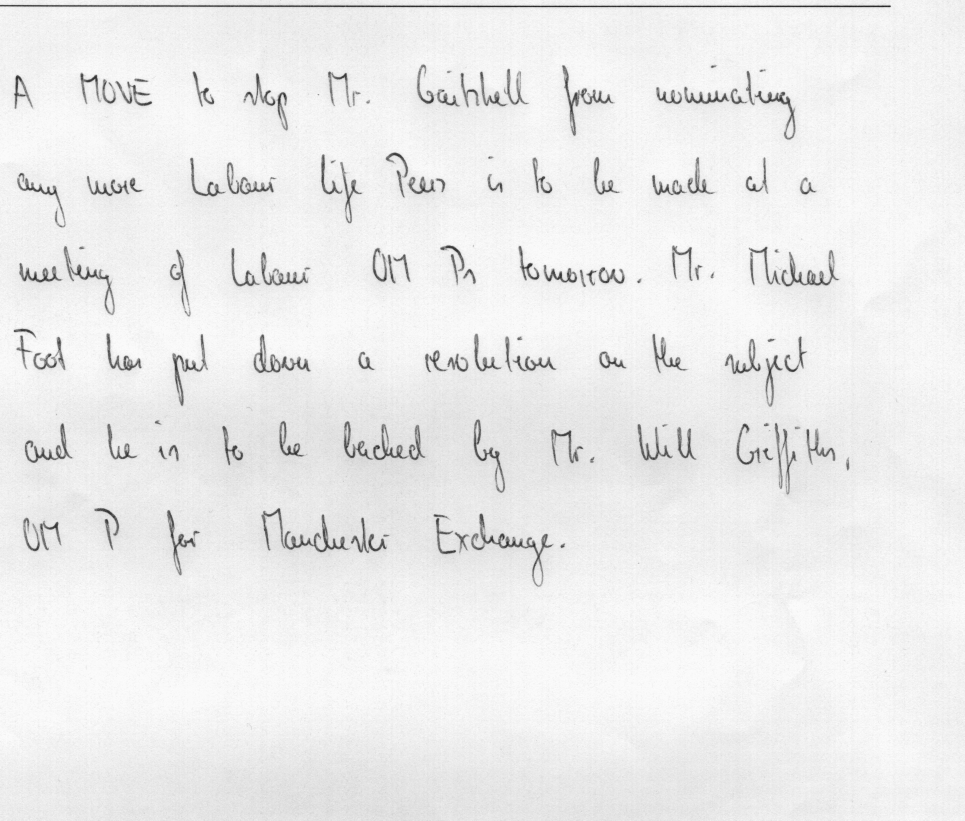
#> input picture test/new1200.jpg, 1929 x 1641 px (shown at 1/2 size)
$ python -i page.py   (imports and definitions only)
#> lines starting #> are read from the running program, lines starting #| are printed output that depends on the picture; after the words box and inside, x2 and y2 are one past the last pixel; in counts of white or black regions, pixels touching at a corner belong together
### src/helpers.py
# -*- coding: utf-8 -*-
"""
Helper functions for ocr project
"""
import matplotlib.pyplot as plt
import numpy as np
import cv2


SMALL_HEIGHT = 800


# [5 lines left out: function implt, not called in this run]


def resize(img, height=SMALL_HEIGHT, allways=False):
    """Resize image to given height."""
    if img.shape[0] > height or allways:
        rat = height / img.shape[0]
        return cv2.resize(img, (int(rat * img.shape[1]), height))

    return img


def ratio(img, height=SMALL_HEIGHT):
    """Getting scale ratio."""
    return img.shape[0] / height


# [12 lines left out: function img_extend, not called in this run]

### src/page.py
# -*- coding: utf-8 -*-
"""
Crop background and transform perspective from the photo of page
"""
from helpers import *


def detection(image):
    """Finding Page."""
    # Edge detection
    image_edges = _edges_detection(image, 200, 250)

    # Close gaps between edges (double page clouse => rectangle kernel)
    closed_edges = cv2.morphologyEx(image_edges,
                                    cv2.MORPH_CLOSE,
                                    np.ones((5, 11)))
    # Countours
    page_contour = _find_page_contours(closed_edges, resize(image))
    # Recalculate to original scale
    page_contour = page_contour.dot(ratio(image))
    # Transform prespective
    new_image = _persp_transform(image, page_contour)
    return new_image


def _edges_detection(img, minVal, maxVal):
    """Preprocessing (gray, thresh, filter, border) + Canny edge detection."""
    img = cv2.cvtColor(resize(img), cv2.COLOR_BGR2GRAY)

    img = cv2.bilateralFilter(img, 9, 75, 75)
    img = cv2.adaptiveThreshold(img, 255,
                                cv2.ADAPTIVE_THRESH_GAUSSIAN_C,
                                cv2.THRESH_BINARY, 115, 4)

    # Median blur replace center pixel by median of pixels under kelner
    # => removes thin details
    img = cv2.medianBlur(img, 11)

    # Add black border - detection of border touching pages
    img = cv2.copyMakeBorder(img, 5, 5, 5, 5,
                             cv2.BORDER_CONSTANT,
                             value=[0, 0, 0])
    return cv2.Canny(img, minVal, maxVal)


def _four_corners_sort(pts):
    """Sort corners in order: top-left, bot-left, bot-right, top-right."""
    diff = np.diff(pts, axis=1)
    summ = pts.sum(axis=1)
    return np.array([pts[np.argmin(summ)],
                     pts[np.argmax(diff)],
                     pts[np.argmax(summ)],
                     pts[np.argmin(diff)]])


def _contour_offset(cnt, offset):
    """Offset contour because of 5px border."""
    cnt += offset
    cnt[cnt < 0] = 0
    return cnt


def _find_page_contours(edges, img):
    """Finding corner points of page contour."""
    contours, hierarchy = cv2.findContours(edges, cv2.RETR_TREE, cv2.CHAIN_APPROX_SIMPLE)

    # Finding biggest rectangle otherwise return original corners
    height = edges.shape[0]
    width = edges.shape[1]
    MIN_COUNTOUR_AREA = height * width * 0.5
    MAX_COUNTOUR_AREA = (width - 10) * (height - 10)

    max_area = MIN_COUNTOUR_AREA
    page_contour = np.array([[0, 0],
                             [0, height - 5],
                             [width - 5, height - 5],
                             [width - 5, 0]])

    for cnt in contours:
        perimeter = cv2.arcLength(cnt, True)
        approx = cv2.approxPolyDP(cnt, 0.03 * perimeter, True)

        # Page has 4 corners and it is convex
        if (len(approx) == 4 and
                cv2.isContourConvex(approx) and
                max_area < cv2.contourArea(approx) < MAX_COUNTOUR_AREA):
            max_area = cv2.contourArea(approx)
            page_contour = approx[:, 0]

    # Sort corners and offset them
    page_contour = _four_corners_sort(page_contour)
    return _contour_offset(page_contour, (-5, -5))


def _persp_transform(img, s_points):
    """Transform perspective from start points to target points."""
    # Euclidean distance - calculate maximum height and width
    height = max(np.linalg.norm(s_points[0] - s_points[1]),
                 np.linalg.norm(s_points[2] - s_points[3]))
    width = max(np.linalg.norm(s_points[1] - s_points[2]),
                np.linalg.norm(s_points[3] - s_points[0]))

    # Create target points
    t_points = np.array([[0, 0],
                         [0, height],
                         [width, height],
                         [width, 0]], np.float32)

    # getPerspectiveTransform() needs float32
    if s_points.dtype != np.float32:
        s_points = s_points.astype(np.float32)

    M = cv2.getPerspectiveTransform(s_points, t_points)
    return cv2.warpPerspective(img, M, (int(width), int(height)))

>>> import cv2
>>> picture = cv2.imread('../test/new1200.jpg')
#> picture is the input picture: shape (1641, 1929, 3); min 22, max 255, mean 236.1
>>> result = detection(picture)
#> in _edges_detection, `img = cv2.adaptiveThreshold(img, 255, cv2.ADAPTIVE_THRESH_GAUSSIAN_C, ..`:
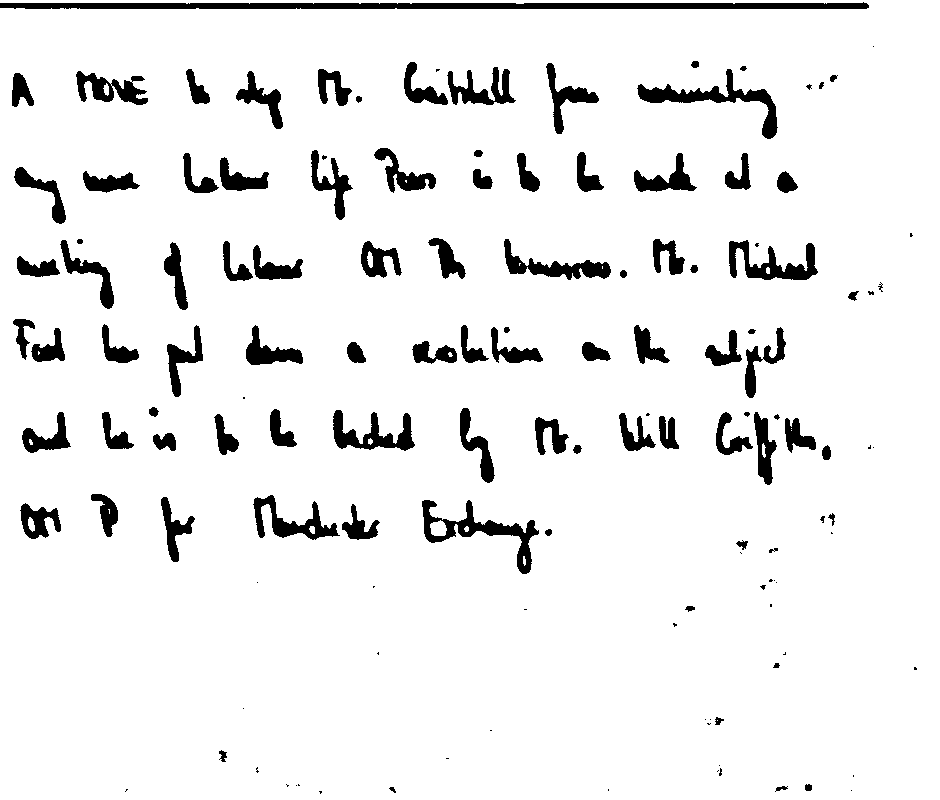
#> img: shape (800, 940); 92.8% white; 137 black regions (43 under 20 px), largest, box (x1, y1, x2, y2) and area: (0, 2, 869, 9) 5143, (422, 500, 539, 574) 2066, (637, 69, 778, 139) 2037
#> in _edges_detection, `img = cv2.medianBlur(img, 11)`: img: shape (800, 940); 93.4% white; 73 black regions (3 under 20 px), largest, box (x1, y1, x2, y2) and area: (78, 3, 516, 9) 2628, (524, 3, 864, 9) 2040, (422, 500, 537, 573) 2034
#> in _edges_detection, `img = cv2.copyMakeBorder(img, 5, 5, 5, 5, cv2.BORDER_CONSTANT, value=[..`:
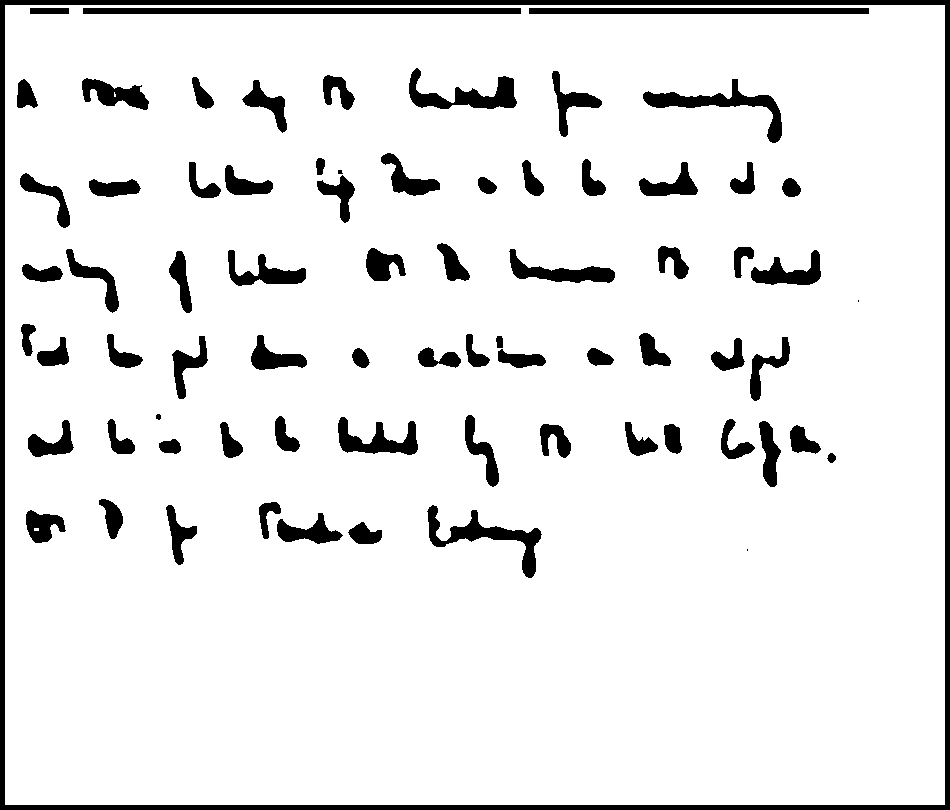
#> img: shape (810, 950); 91.2% white; 74 black regions (3 under 20 px), largest, box (x1, y1, x2, y2) and area: (0, 0, 950, 810) 17500, (83, 8, 521, 14) 2628, (529, 8, 869, 14) 2040
#> in _edges_detection, `return cv2.Canny(img, minVal, maxVal)`:
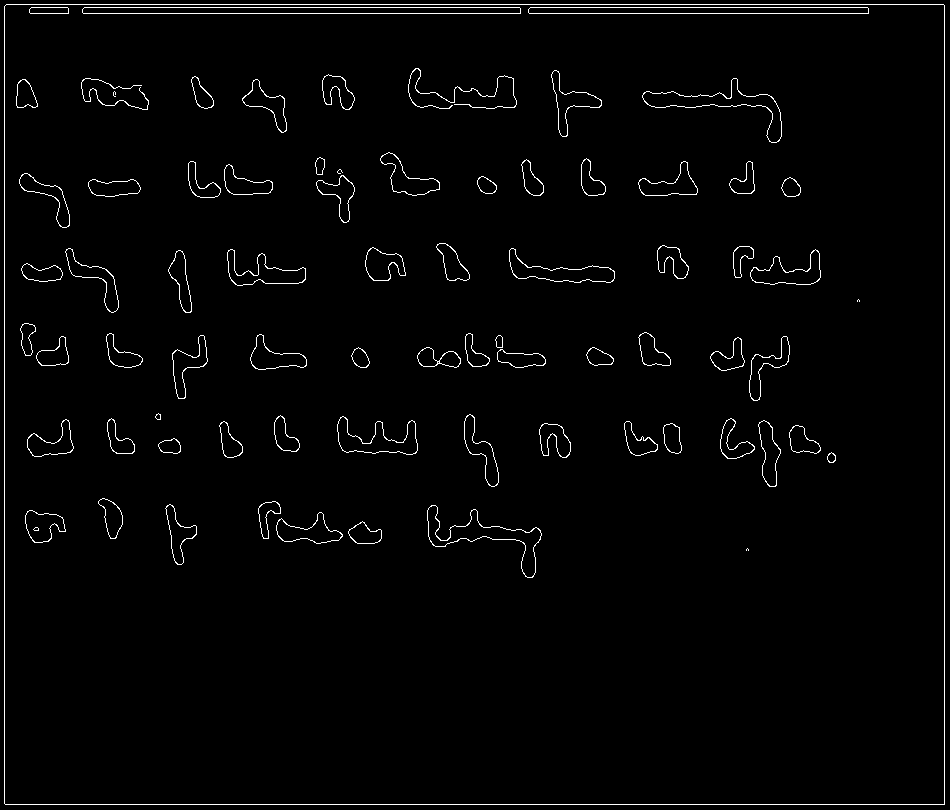
#> returned value: shape (810, 950); 1.9% white in thin lines or dots
#> in detection, `closed_edges = cv2.morphologyEx(image_edges, cv2.MORPH_CLOSE, np.ones(..`:
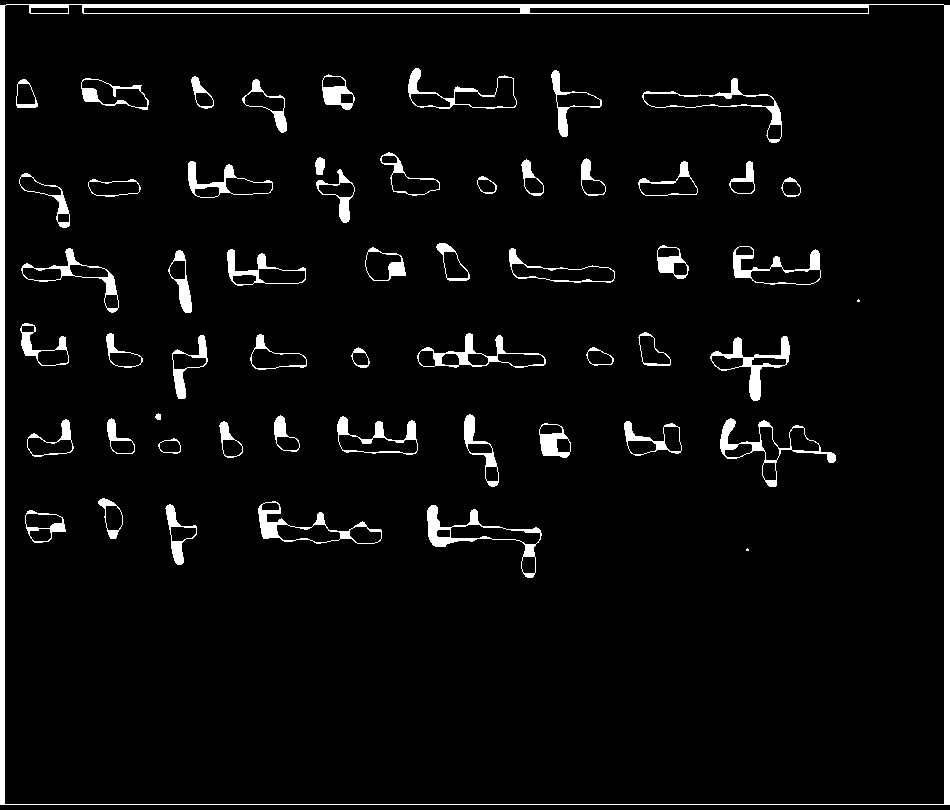
#> closed_edges: shape (810, 950); 4.9% white; 56 white regions (2 under 20 px)
#> in _find_page_contours, `contours, hierarchy = cv2.findContours(edges, cv2.RETR_TREE, cv2.CHAIN..`: contours = 138 contours, 2 with area under 20; largest, box (x1, y1, x2, y2) and area: (0, 4, 950, 805) 759189, (4, 4, 945, 805) 744570, (83, 7, 521, 14) 2620, (427, 505, 542, 578) 2288, (720, 418, 836, 487) 2142
#> the loop in _find_page_contours, `for cnt in contours:` made 138 passes
#> (perimeter, max_area, page_contour) on pass 5: (3509.6, 749793, [[4, 6], [943, 4], [944, 803], [5, 804]])
#> perimeter on passes 6, 7, 8, 9, 10, 12: 6.83, 128.2, 62.38, 95.21, 397.7, 40.49
#> after the loop in _find_page_contours, `for cnt in contours:`: max_area = 749793
#> in _four_corners_sort, `diff = np.diff(pts, axis=1)`: diff = [2, -939, -141, 799]
#> in _four_corners_sort, `summ = pts.sum(axis=1)`: summ = [10, 947, 1747, 809]
#> in _find_page_contours, `page_contour = _four_corners_sort(page_contour)`: page_contour = [[4, 6], [5, 804], [944, 803], [943, 4]]
#> in _contour_offset, `cnt += offset`: cnt = [[-1, 1], [0, 799], [939, 798], [938, -1]]
#> in detection, `page_contour = _find_page_contours(closed_edges, resize(image))`: page_contour = [[0, 1], [0, 799], [939, 798], [938, 0]]
#> in detection, `page_contour = page_contour.dot(ratio(image))`: page_contour = [[0, 2.05], [0, 1638.9], [1926.1, 1636.9], [1924.1, 0]]
#> in _persp_transform, `height = max(np.linalg.norm(s_points[0] - s_points[1]), np.linalg.norm..`: height = 1636.9
#> in _persp_transform, `width = max(np.linalg.norm(s_points[1] - s_points[2]), np.linalg.norm(..`: width = 1926.1
#> in _persp_transform, `t_points = np.array([[0, 0], [0, height], [width, height], [width, 0]]..`: t_points = [[0, 0], [0, 1636.9], [1926.1, 1636.9], [1926.1, 0]]
#> in _persp_transform, `s_points = s_points.astype(np.float32)`: s_points has the same summary as page_contour in detection
#> in _persp_transform, `M = cv2.getPerspectiveTransform(s_points, t_points)`: M = [[1, 2.71e-19, -4.45e-16], [0.00107, 1, -2.05], [1.38e-09, 6.51e-07, 1]]
#> in _persp_transform, `return cv2.warpPerspective(img, M, (int(width), int(height)))`:
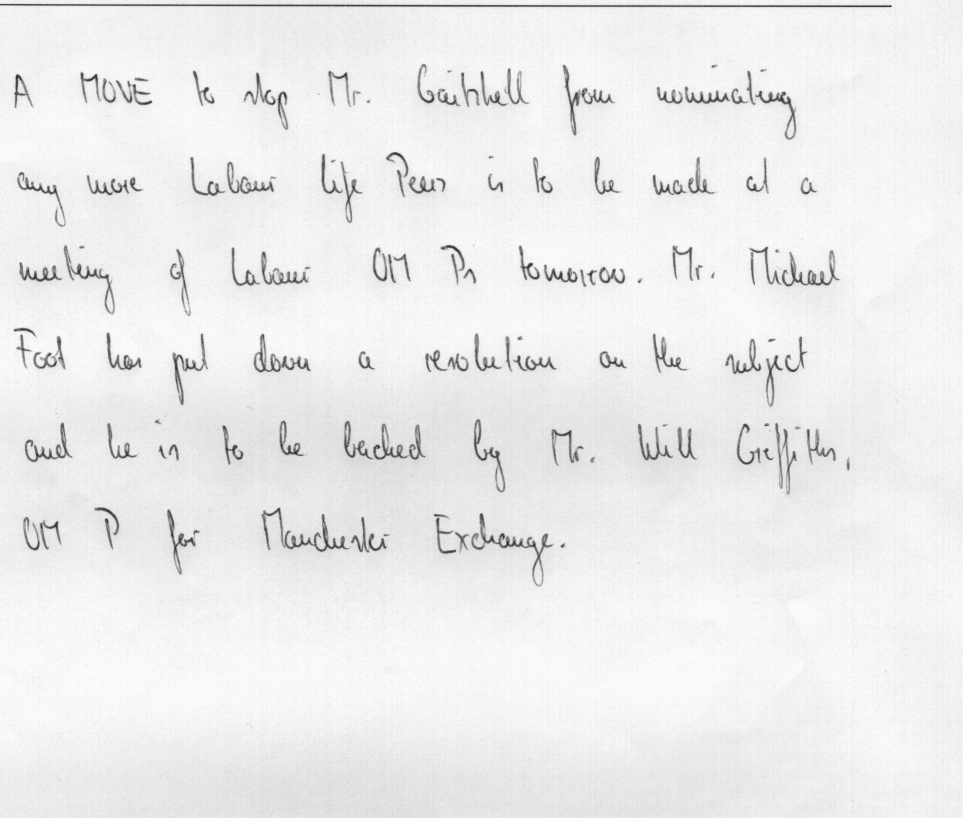
#> returned value: shape (1636, 1926, 3) (shown at 1/2 size); min 26, max 255, mean 236.1
